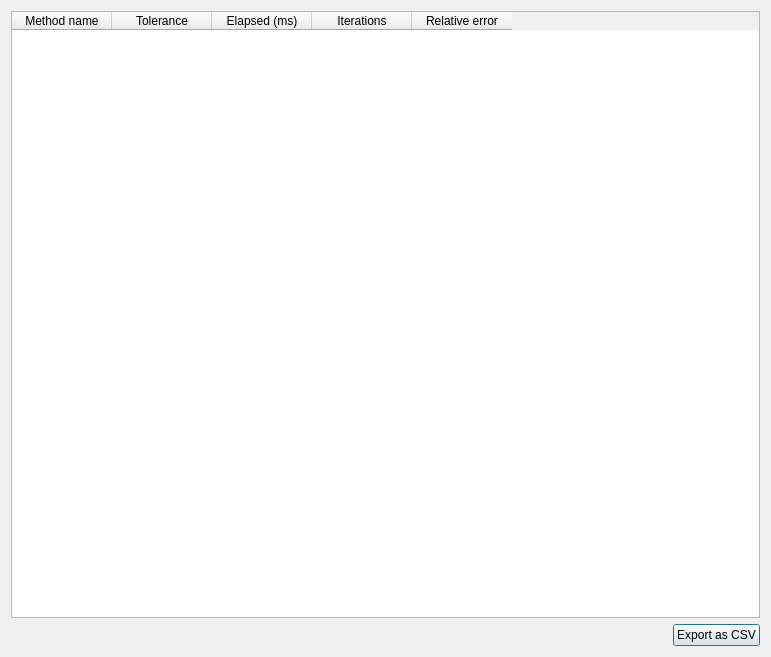
<?xml version="1.0" encoding="UTF-8"?>
<ui version="4.0">
 <class>BenchmarkResults</class>
 <widget class="QDialog" name="BenchmarkResults">
  <property name="enabled">
   <bool>true</bool>
  </property>
  <property name="geometry">
   <rect>
    <x>0</x>
    <y>0</y>
    <width>771</width>
    <height>657</height>
   </rect>
  </property>
  <property name="sizePolicy">
   <sizepolicy hsizetype="Expanding" vsizetype="Expanding">
    <horstretch>0</horstretch>
    <verstretch>0</verstretch>
   </sizepolicy>
  </property>
  <property name="windowTitle">
   <string>Dialog</string>
  </property>
  <layout class="QGridLayout" name="gridLayout">
   <item row="0" column="0">
    <widget class="QTableWidget" name="tableResults">
     <property name="sizePolicy">
      <sizepolicy hsizetype="Expanding" vsizetype="Expanding">
       <horstretch>0</horstretch>
       <verstretch>0</verstretch>
      </sizepolicy>
     </property>
     <column>
      <property name="text">
       <string>Method name</string>
      </property>
     </column>
     <column>
      <property name="text">
       <string>Tolerance</string>
      </property>
     </column>
     <column>
      <property name="text">
       <string>Elapsed (ms)</string>
      </property>
     </column>
     <column>
      <property name="text">
       <string>Iterations</string>
      </property>
     </column>
     <column>
      <property name="text">
       <string>Relative error</string>
      </property>
     </column>
    </widget>
   </item>
   <item row="1" column="0">
    <layout class="QHBoxLayout" name="horizontalLayout">
     <item>
      <spacer name="horizontalSpacer">
       <property name="orientation">
        <enum>Qt::Horizontal</enum>
       </property>
       <property name="sizeHint" stdset="0">
        <size>
         <width>40</width>
         <height>20</height>
        </size>
       </property>
      </spacer>
     </item>
     <item>
      <widget class="QPushButton" name="pushButton">
       <property name="text">
        <string>Export as CSV</string>
       </property>
      </widget>
     </item>
    </layout>
   </item>
  </layout>
 </widget>
 <resources/>
 <connections/>
</ui>
